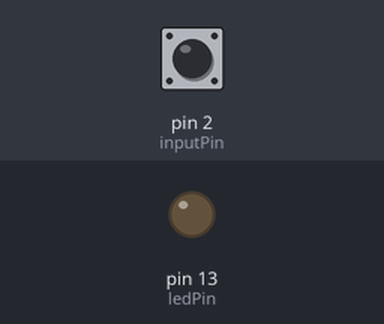
Simulated run of this sketch. Board: Arduino Uno, built with avr-gcc and run on an emulated ATmega328P. Shown: output pins drawn as LEDs (lit = HIGH). Dashed ring = blinking. The inputs (shaded band) are chosen by the test bench; at power-on: pin 2 (inputPin) HIGH.

Above: at 1.2 s.
1.3 s: pin 2 (inputPin) pulled LOW for 0.15 s
At 1.4 s:
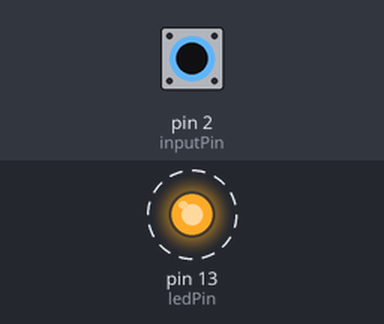
Timing chart, 0 to 10.3 s (numbered marks = the images above; inputs shaded):
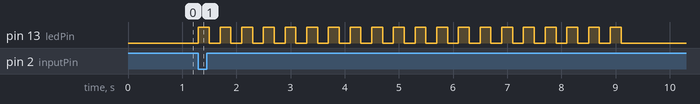

The sketch:

sketch_06_05_narcoleptic_input.ino
```cpp
// sketch_06_05_narcoleptic_input
#include <Narcoleptic.h>

const int ledPin = 13;
const int inputPin = 2;

void setup()
{
  pinMode(ledPin, OUTPUT);
  pinMode(inputPin, INPUT_PULLUP);
}

void loop()
{
  if (digitalRead(inputPin) == LOW)
  {
    doSomething();
  }
  Narcoleptic.delay(100);
}

void doSomething()
{
  for (int i = 0; i < 20; i++)
  {
    digitalWrite(ledPin, HIGH);
    Narcoleptic.delay(200);
    digitalWrite(ledPin, LOW);
    Narcoleptic.delay(200);
  }
}
```

Measured:
- after the input at 1.3 s, pin 13 (ledPin): alternates HIGH for 0.20 s and LOW for 0.20 s, 40 changes in all, then stays LOW, starting at once
